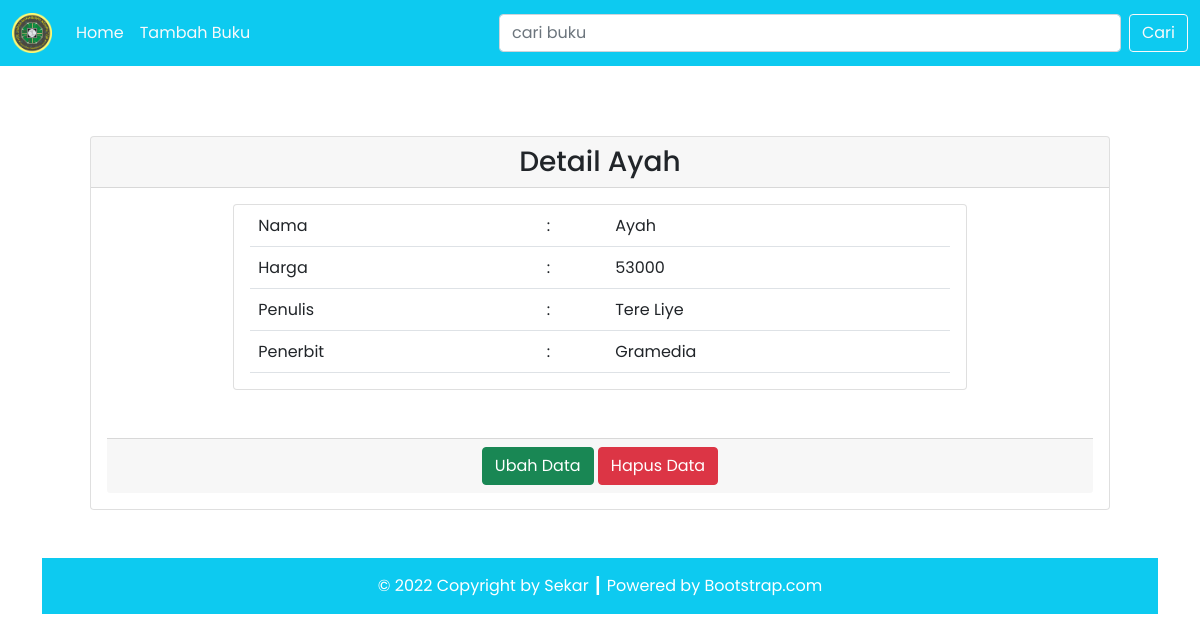
The app's page /tp3/detail.php?id=17 with its own data.
### tables this page shows
CREATE TABLE `buku` (
  `id_buku` int(11) NOT NULL,
  `judul_buku` varchar(100) NOT NULL,
  `harga_buku` varchar(100) NOT NULL,
  `id_penulis` int(11) NOT NULL,
  `id_penerbit` int(11) NOT NULL
);

CREATE TABLE `penulis` (
  `id_penulis` int(11) NOT NULL,
  `nama_penulis` varchar(100) NOT NULL
);

CREATE TABLE `penerbit` (
  `id_penerbit` int(11) NOT NULL,
  `nama_penerbit` varchar(100) NOT NULL
);

### tp3/config/db.php (called while the page is built)
<?php
$DB_HOST = "localhost";
$DB_USERNAME = "root";
$DB_PASSWORD = "";
$DB_NAME = "db_buku";

### tp3/classes/DB.php (called while the page is built, shortened)
<?php
class DB
{
    private $hostname;
    private $username;
    private $password;
    private $dbname;
    private $conn;
    private $result;
    function __construct($hostname, $username, $password, $dbname)
    {
        $this->hostname = $hostname;
        $this->username = $username;
        $this->password = $password;
        $this->dbname = $dbname;
    }
    function open()
    {
        $this->conn = mysqli_connect($this->hostname, $this->username, $this->password, $this->dbname);
    }
    function execute($query)
    {
        $this->result = mysqli_query($this->conn, $query);
    }
    function getResult()
    {
        return mysqli_fetch_array($this->result);
    }
}

### tp3/classes/Buku.php (called while the page is built, shortened)
<?php
class Buku extends DB
{
    function getBukuById($id)
    {
        $query = "SELECT * FROM buku JOIN penulis ON buku.id_penulis=penulis.id_penulis JOIN penerbit ON buku.id_penerbit=penerbit.id_penerbit WHERE id_buku=$id";
        return $this->execute($query);
    }
}

### tp3/detail.php (the view, shortened to what this page needs)
<?php
include('config/db.php');
include('classes/DB.php');
include('classes/Buku.php');
include('classes/Penerbit.php');
$buku = new Buku($DB_HOST, $DB_USERNAME, $DB_PASSWORD, $DB_NAME);
$buku->open();
$data = null;
if (isset($_GET['id'])) {
    $id_buku = $_GET['id'];
    var_dump($id_buku);
    if ($id_buku > 0) {
        $buku->getBukuById($id_buku);
        $row = $buku->getResult();
        if ($row) {
            $data .= '<div class="card-header text-center">
            <h3 class="my-0">Detail ' . $row['judul_buku'] . '</h3>
            </div>
            <div class="card-body">
                <div class="row justify-content-center mb-5">
                    <div class="col-9">
                        <div class="card px-3">
                            <table class="table">
                                <tr>
                                    <td>Nama</td>
                                    <td>:</td>
                                    <td>' . $row['judul_buku'] . '</td>
                                </tr>
                                <tr>
                                    <td>Harga</td>
                                    <td>:</td>
                                    <td>' . $row['harga_buku'] . '</td>
                                </tr>
                                <tr>
                                    <td>Penulis</td>
                                    <td>:</td>
                                    <td>' . $row['nama_penulis'] . '</td>
                                </tr>
                                <tr>
                                    <td>Penerbit</td>
                                    <td>:</td>
                                    <td>' . $row['nama_penerbit'] . '</td>
                                </tr>
                            </table>
                        </div>
                    </div>
                </div>
                <div class="card-footer text-center">
                    <a href="updatebuku.php?id=' . $id_buku . '"><button type="button" class="btn btn-success text-white">Ubah Data</button></a>
                    <form class="d-inline-block" method="POST">
                        <input type="hidden" name="id_buku" value="' . $id_buku . '">
                        <button type="submit" class="btn btn-danger" name="btn-delete">Hapus Data</button>
                    </form>
                </div>';
        } else {
            echo "Data buku tidak ditemukan!";
        }
    }
}
?>

### records on screen
buku: judul_buku "Ayah", harga_buku "53000", id_penulis.nama_penulis "Tere Liye", id_penerbit.nama_penerbit "Gramedia"
